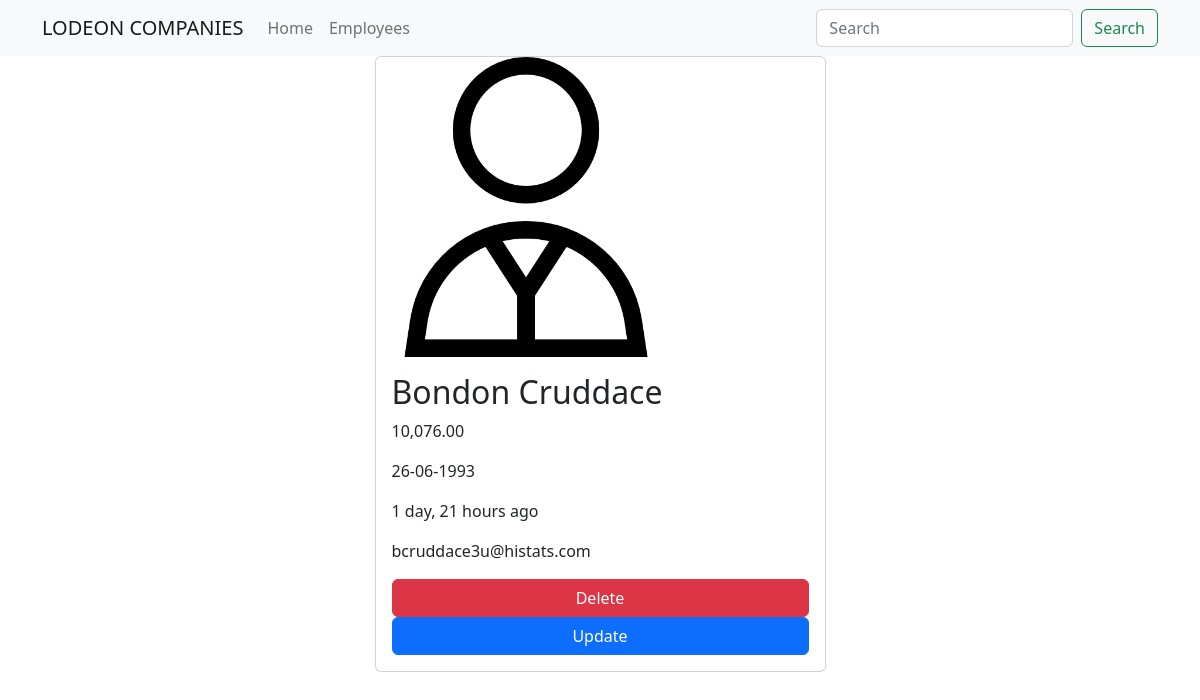
The app's page /employees/139 with its own data.
### main_app/models.py (models this page shows, shortened)
class Employee(models.Model):
    name = models.CharField(max_length=40)
    email = models.EmailField(unique=True)
    dob = models.DateField(null=True)
    salary = models.DecimalField(max_digits=7, decimal_places=2)
    disabled = models.BooleanField(default=False)
    profile = models.ImageField(upload_to=unique_img_name, null=True, default="employees/businessman.png")
    created_at = models.DateTimeField(auto_now_add=True, null=True)  # Once during creation
    updated_at = models.DateTimeField(auto_now=True, null=True)  # Everytime an update is done
    class Meta:
        verbose_name = 'Employee'
        verbose_name_plural = 'Employees'
        ordering = ['salary']

### main_app/views.py (the view)
# urls.py: path('employees/<int:emp_id>', views.employee_details, name="details"),
def employee_details(request, emp_id):
    employees = Employee.objects.get(pk=emp_id)
    return render(request, "employee_details.html", {"employees": employees})

### templates/employee_details.html (shortened to what this page needs)
{% extends 'base_template.html' %}
{% load humanize %}
{% block content %}
    {% include 'navbar.html' %}
    <div class="container">
        <div class="row justify-content-center">
            <div class="col-sm-5">
                <div class="card">
                    <img src="{{ employees.profile.url }}" height="300" width="300" alt="">
                    <div class="card-body">
                        <h2 class="card-title">{{ employees.name }}</h2>
                        <p class="card-text">{{ employees.salary | intcomma }}</p>
                        <p class="card-text">{{ employees.dob | date:'d-m-Y' }}</p>
                        <p class="card-text">{{ employees.created_at | naturaltime }}</p>
                        <p class="card-text">{{ employees.email }}</p>
                        <a href="{% url 'delete' employees.id %}" class="btn btn-danger w-100">Delete</a>
                        <br>
                        <a href="{% url 'update' employees.id %}" class="btn btn-primary w-100">Update</a>
                    </div>
                </div>
            </div>
        </div>
    </div>
{% endblock %}

### records on screen
Employee: profile (picture), name "Bondon Cruddace", salary "10,076.00", dob "26-06-1993", created_at "1 day, 21 hours ago", email "bcruddace3u@histats.com"
